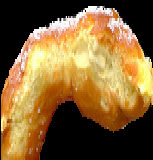
#> input picture metamorphic_technologies/insert_object/image_mutation/obj_1.png, 153 x 160 px; its folder holds only this picture in this run
$ python -i refinement_process.py   (imports and definitions only)
#> lines starting #> are read from the running program, lines starting #| are printed output that depends on the picture
# do the object refinement
# including clustering
# and eliminating low quality clusters

# avaliable "policies" that can be selected for usage:
# 1. for an image of three persons and two dogs
# 2. insert person and insert dog
# 3. build a relation database (one single map)
#    person -> dog
#    dog    -> person
#    person -> bike
#    bike   -> person
#    ...
# 4. in that sense, we can also insert dog or bike, if that's an image of three persons
# 5. sort the object images and somehow pick the top qualities
import sys
sys.path.append("/data1/src")
from imagecluster_master.imagecluster import calc as ic
from imagecluster_master.imagecluster import postproc as pp
import os, random
import itertools
from PIL import Image
import imagehash


# No use
# [72 lines left out: functions clustering, small_images_remover, build_db, build_object_hashdb, not called in this run]


def compute_image_hash(i):
    hash = imagehash.average_hash(Image.open(i))
    return hash


# randomly select one from top ten high quality images?
# [13 lines left out: function one_from_top_N, not called in this run]


def hamming(a, b):
    return bin(a ^ b).count('1')


# [38 lines left out: function one_with_close_hash, not called in this run]


base_image = ""
base_object = ""
m = {}
hash_m = {}


# [12 lines left out: function init, not called in this run]
    # print m


def get_labels(image):
    with open(base_image + image.split(".")[0] + "/object.log") as f:
        lines = f.readlines()
        nl = []
        for n in lines:
            n1 = n.split(',')[0][2:-1]
            n1 = n1.replace(" ", "-")
            nl.append(n1)
        s = set(nl)
        ss = set()
        for s1 in s:
            if s1 in m:
                # note that this is possible such that m does not have s1 as a key
                # for instance, an image contains objects of the same label
                t = m[s1]
                if t not in s:
                    ss.add(t)

    # nl: a list of all the objects in the image
    # s1: a set of corelated object labels
    return (nl, ss)

# the input is an image
# output: a set of objects used for insertion.
# note that given an image of N objects
# we will need to iterate for 10 * N synthetic images
# in that sense, we shouldn't generate too many object files for each object.
# maybe it's like this:
# suppose we have N objects in the input image,
# then we prepare N objects as well for use.


def process(image):
    # clustering("../object_pool/" + label, "../object_clusters/" + label, label)
    (nl, s1) = get_labels(image)
    N = len(nl)
  #  print (nl, s1)
    # then let's prepare N labels as well
    # candidates = random.sample(nl + list(s1), N)
    # FIXME
    # so that might give us a easier time, considering that
    # we can find object instances of identical label in the background image.
    candidates = random.sample(nl, N)
    # In that sense, for an image of N objects, we randomly select N objects close to existing cases for the usage.
    res = []
    for cl in candidates:
        # res.append(one_from_top_N(cl, image))
        res.append(one_with_close_hash(cl, image))
    return res

>>> import cv2
>>> picture = cv2.imread('../image_mutation/obj_1.png', cv2.IMREAD_GRAYSCALE)
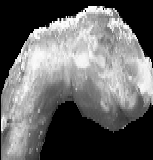
#> picture: shape (160, 153); min 0, max 254, mean 103.2
#> (the run stopped early here; a loop or call above may not have finished)
